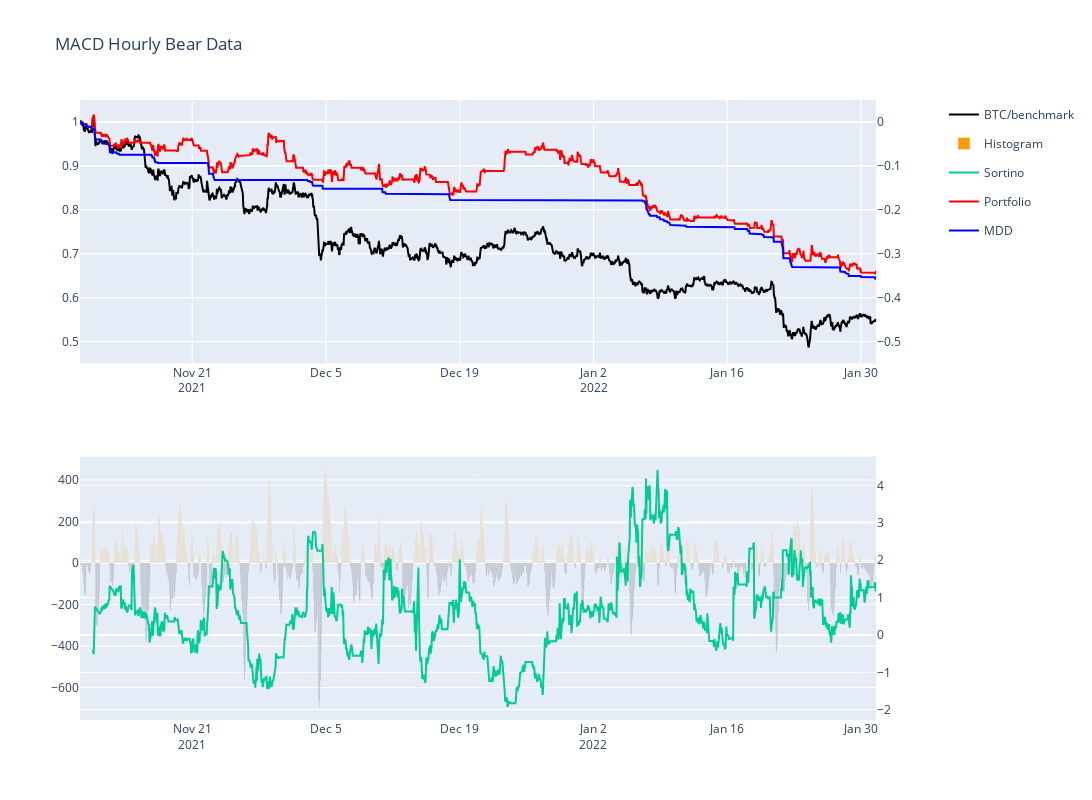

Notebook code for this chart:
### Code cell
fig_hr_bear

### Figure 1 — Plotly figure (JSON) as saved in the notebook; plotly's stock layout.template omitted (floating-point values rounded to 4 significant figures; data arrays with more than 128 entries replaced by an {"elided": "..."} marker saying what was removed)
{"data": [{"legendgroup": "1", "marker": {"color": "black", "size": 42}, "name": "BTC/benchmark", "type": "scatter", "x": {"elided": "2001 str values"}, "xaxis": "x", "y": {"elided": "2001 float values"}, "yaxis": "y"}, {"marker": {"color": {"elided": "2001 str values"}}, "name": "Histogram", "type": "bar", "x": {"elided": "2001 str values"}, "xaxis": "x2", "y": {"elided": "2001 float values"}, "yaxis": "y3"}, {"name": "Sortino", "type": "scatter", "x": {"elided": "2001 str values"}, "xaxis": "x2", "y": {"elided": "2001 float values"}, "yaxis": "y4"}, {"marker": {"color": "red", "size": 42}, "name": "Portfolio", "type": "scatter", "x": {"elided": "2001 str values"}, "xaxis": "x", "y": {"elided": "2001 float values"}, "yaxis": "y"}, {"marker": {"color": "blue", "size": 42}, "name": "MDD", "type": "scatter", "x": {"elided": "2001 str values"}, "xaxis": "x", "y": {"elided": "2001 float values"}, "yaxis": "y2"}], "layout": {"autosize": false, "height": 800, "title": {"text": "MACD Hourly Bear Data"}, "width": 1300, "xaxis": {"anchor": "y", "domain": [0, 0.94]}, "xaxis2": {"anchor": "y3", "domain": [0, 0.94]}, "yaxis": {"anchor": "x", "domain": [0.575, 1], "range": [0.45, 1.05]}, "yaxis2": {"anchor": "x", "overlaying": "y", "range": [-0.55, 0.05], "side": "right"}, "yaxis3": {"anchor": "x2", "domain": [0, 0.425]}, "yaxis4": {"anchor": "x2", "overlaying": "y3", "side": "right"}}}
